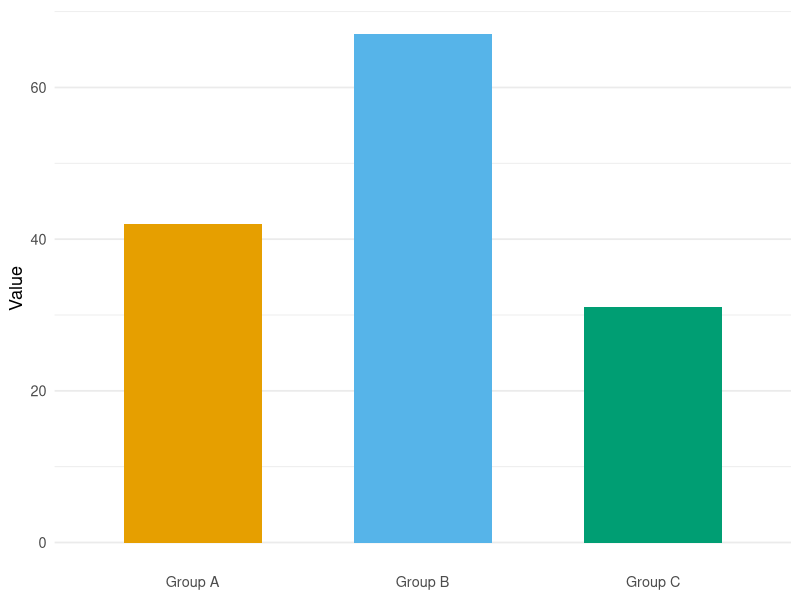

Recreate this plot in R.
## ---- chunk 1
knitr::opts_chunk$set(
  echo      = TRUE,
  warning   = FALSE,
  message   = FALSE,
  fig.align = "center"
)

# Color-blind-safe Okabe-Ito palette
okabe_ito <- c(
  "#E69F00", "#56B4E9", "#009E73", "#F0E442",
  "#0072B2", "#D55E00", "#CC79A7", "#000000"
)

if (requireNamespace("ggplot2", quietly = TRUE)) {
  options(
    ggplot2.discrete.colour = okabe_ito,
    ggplot2.discrete.fill   = okabe_ito
  )
}

options(knitr.kable.NA = "—")
## ---- chunk 2
df <- data.frame(
  Source  = c("Source A", "Source B"),
  Records = c(1200, 850),
  Period  = c("2020–2024", "2021–2024")
)
knitr::kable(df, align = "lrr", caption = "Summary of data sources.")
## ---- chunk 3
if (requireNamespace("ggplot2", quietly = TRUE)) {
  library(ggplot2)
  example_data <- data.frame(
    category = c("Group A", "Group B", "Group C"),
    value    = c(42, 67, 31)
  )
  ggplot(example_data, aes(x = category, y = value, fill = category)) +
    geom_col(width = 0.6, show.legend = FALSE) +
    scale_fill_manual(values = okabe_ito[1:3]) +
    labs(x = NULL, y = "Value") +
    theme_minimal(base_size = 13) +
    theme(panel.grid.major.x = element_blank())
}
## ---- chunk 4
results <- data.frame(
  Metric = c("Accuracy", "Precision", "Recall"),
  Value  = c(0.94, 0.91, 0.96),
  CI_95  = c("[0.91, 0.97]", "[0.88, 0.94]", "[0.93, 0.99]")
)
knitr::kable(results, digits = 2,
             col.names = c("Metric", "Value", "95% CI"),
             caption = "Key results summary.")
## ---- chunk 5
sessionInfo()
